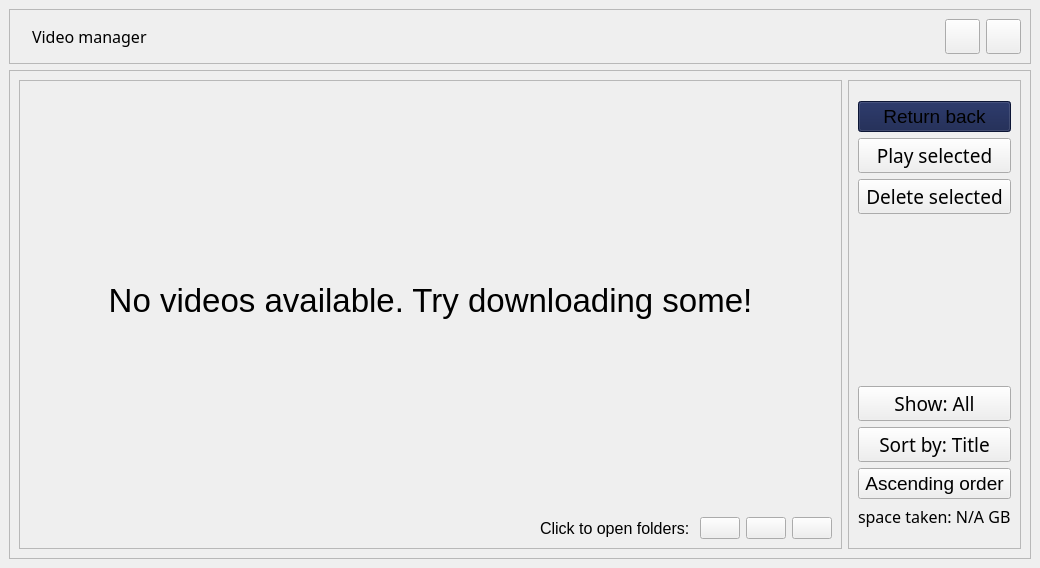
<?xml version="1.0" encoding="UTF-8"?>
<ui version="4.0">
 <class>MainWindow</class>
 <widget class="QMainWindow" name="MainWindow">
  <property name="geometry">
   <rect>
    <x>0</x>
    <y>0</y>
    <width>1040</width>
    <height>568</height>
   </rect>
  </property>
  <property name="windowTitle">
   <string>MainWindow</string>
  </property>
  <property name="styleSheet">
   <string notr="true">* {
	background-color: transparent;
}

#centralwidget &gt; .QFrame {
	background-color: #58A4B0;
	border-radius: 26%;
	border-bottom: 4px solid #427c85;
	border-right: 4px solid #427c85;
}

#leftSide {
	background-color: #DCC48E;
	border: 5px solid #EAEFD3;
	border-radius: 10%;
}

#rightSide &gt; .QPushButton {
	background-color: #DB2B39;
	color: #F7DBA7;
	border-radius: 10%;
	border-bottom: 2px solid #9c0d38;
	padding: 5%;
}
#placeholderLabel { color: #505168 }

#audioFolder,
#videoFolder,
#subtitlesFolder {
	background-color: black;
	border: 2px solid #DB2B39;
}</string>
  </property>
  <widget class="QWidget" name="centralwidget">
   <layout class="QVBoxLayout" name="verticalLayout">
    <item>
     <widget class="QFrame" name="controlPanel">
      <property name="sizePolicy">
       <sizepolicy hsizetype="Preferred" vsizetype="Maximum">
        <horstretch>0</horstretch>
        <verstretch>0</verstretch>
       </sizepolicy>
      </property>
      <property name="maximumSize">
       <size>
        <width>16777215</width>
        <height>16777215</height>
       </size>
      </property>
      <property name="frameShape">
       <enum>QFrame::StyledPanel</enum>
      </property>
      <property name="frameShadow">
       <enum>QFrame::Raised</enum>
      </property>
      <layout class="QHBoxLayout" name="horizontalLayout">
       <item>
        <widget class="QLabel" name="logo">
         <property name="maximumSize">
          <size>
           <width>35</width>
           <height>35</height>
          </size>
         </property>
         <property name="text">
          <string/>
         </property>
         <property name="pixmap">
          <pixmap>../icons/search.png</pixmap>
         </property>
         <property name="scaledContents">
          <bool>true</bool>
         </property>
        </widget>
       </item>
       <item>
        <widget class="QLabel" name="title">
         <property name="maximumSize">
          <size>
           <width>16777215</width>
           <height>35</height>
          </size>
         </property>
         <property name="font">
          <font>
           <family>Arial,Helvetica,sans-serif</family>
           <pointsize>12</pointsize>
          </font>
         </property>
         <property name="text">
          <string>Video manager</string>
         </property>
        </widget>
       </item>
       <item>
        <spacer name="horizontalSpacer">
         <property name="orientation">
          <enum>Qt::Horizontal</enum>
         </property>
         <property name="sizeHint" stdset="0">
          <size>
           <width>40</width>
           <height>20</height>
          </size>
         </property>
        </spacer>
       </item>
       <item>
        <widget class="QPushButton" name="minimize">
         <property name="minimumSize">
          <size>
           <width>35</width>
           <height>35</height>
          </size>
         </property>
         <property name="maximumSize">
          <size>
           <width>35</width>
           <height>35</height>
          </size>
         </property>
         <property name="text">
          <string/>
         </property>
         <property name="icon">
          <iconset>
           <normaloff>../icons/delete.png</normaloff>../icons/delete.png</iconset>
         </property>
         <property name="iconSize">
          <size>
           <width>35</width>
           <height>35</height>
          </size>
         </property>
        </widget>
       </item>
       <item>
        <widget class="QPushButton" name="exit">
         <property name="minimumSize">
          <size>
           <width>35</width>
           <height>35</height>
          </size>
         </property>
         <property name="maximumSize">
          <size>
           <width>35</width>
           <height>35</height>
          </size>
         </property>
         <property name="text">
          <string/>
         </property>
         <property name="icon">
          <iconset>
           <normaloff>../icons/cross.png</normaloff>../icons/cross.png</iconset>
         </property>
         <property name="iconSize">
          <size>
           <width>35</width>
           <height>35</height>
          </size>
         </property>
        </widget>
       </item>
      </layout>
     </widget>
    </item>
    <item>
     <widget class="QFrame" name="container">
      <property name="frameShape">
       <enum>QFrame::StyledPanel</enum>
      </property>
      <property name="frameShadow">
       <enum>QFrame::Raised</enum>
      </property>
      <layout class="QHBoxLayout" name="horizontalLayout_2">
       <item>
        <widget class="QFrame" name="leftSide">
         <property name="frameShape">
          <enum>QFrame::StyledPanel</enum>
         </property>
         <property name="frameShadow">
          <enum>QFrame::Raised</enum>
         </property>
         <layout class="QVBoxLayout" name="verticalLayout_3">
          <item>
           <widget class="QStackedWidget" name="stackedWidget">
            <property name="currentIndex">
             <number>1</number>
            </property>
            <widget class="QWidget" name="scrollPage">
             <layout class="QVBoxLayout" name="verticalLayout_4">
              <property name="spacing">
               <number>0</number>
              </property>
              <property name="leftMargin">
               <number>0</number>
              </property>
              <property name="topMargin">
               <number>0</number>
              </property>
              <property name="rightMargin">
               <number>0</number>
              </property>
              <property name="bottomMargin">
               <number>0</number>
              </property>
              <item>
               <widget class="QScrollArea" name="scrollArea">
                <property name="frameShape">
                 <enum>QFrame::NoFrame</enum>
                </property>
                <property name="frameShadow">
                 <enum>QFrame::Plain</enum>
                </property>
                <property name="lineWidth">
                 <number>0</number>
                </property>
                <property name="horizontalScrollBarPolicy">
                 <enum>Qt::ScrollBarAlwaysOff</enum>
                </property>
                <property name="sizeAdjustPolicy">
                 <enum>QAbstractScrollArea::AdjustToContentsOnFirstShow</enum>
                </property>
                <property name="widgetResizable">
                 <bool>true</bool>
                </property>
                <widget class="QWidget" name="scrollContents">
                 <property name="geometry">
                  <rect>
                   <x>0</x>
                   <y>0</y>
                   <width>799</width>
                   <height>390</height>
                  </rect>
                 </property>
                </widget>
               </widget>
              </item>
             </layout>
            </widget>
            <widget class="QWidget" name="placeholderPage">
             <layout class="QVBoxLayout" name="verticalLayout_5">
              <item>
               <widget class="QLabel" name="placeholderLabel">
                <property name="font">
                 <font>
                  <pointsize>25</pointsize>
                 </font>
                </property>
                <property name="text">
                 <string>No videos available. Try downloading some!</string>
                </property>
                <property name="alignment">
                 <set>Qt::AlignCenter</set>
                </property>
               </widget>
              </item>
             </layout>
            </widget>
           </widget>
          </item>
          <item>
           <layout class="QHBoxLayout" name="horizontalLayout_3">
            <item>
             <spacer name="horizontalSpacer_2">
              <property name="orientation">
               <enum>Qt::Horizontal</enum>
              </property>
              <property name="sizeHint" stdset="0">
               <size>
                <width>40</width>
                <height>20</height>
               </size>
              </property>
             </spacer>
            </item>
            <item>
             <widget class="QLabel" name="hint">
              <property name="font">
               <font>
                <pointsize>12</pointsize>
               </font>
              </property>
              <property name="text">
               <string>Click to open folders: </string>
              </property>
             </widget>
            </item>
            <item>
             <widget class="QPushButton" name="subtitlesFolder">
              <property name="sizePolicy">
               <sizepolicy hsizetype="Maximum" vsizetype="Maximum">
                <horstretch>0</horstretch>
                <verstretch>0</verstretch>
               </sizepolicy>
              </property>
              <property name="text">
               <string/>
              </property>
              <property name="icon">
               <iconset>
                <normaloff>../icons/sub.png</normaloff>../icons/sub.png</iconset>
              </property>
              <property name="iconSize">
               <size>
                <width>35</width>
                <height>35</height>
               </size>
              </property>
             </widget>
            </item>
            <item>
             <widget class="QPushButton" name="audioFolder">
              <property name="sizePolicy">
               <sizepolicy hsizetype="Maximum" vsizetype="Maximum">
                <horstretch>0</horstretch>
                <verstretch>0</verstretch>
               </sizepolicy>
              </property>
              <property name="text">
               <string/>
              </property>
              <property name="icon">
               <iconset>
                <normaloff>../icons/folder.png</normaloff>../icons/folder.png</iconset>
              </property>
              <property name="iconSize">
               <size>
                <width>35</width>
                <height>35</height>
               </size>
              </property>
             </widget>
            </item>
            <item>
             <widget class="QPushButton" name="videoFolder">
              <property name="sizePolicy">
               <sizepolicy hsizetype="Maximum" vsizetype="Maximum">
                <horstretch>0</horstretch>
                <verstretch>0</verstretch>
               </sizepolicy>
              </property>
              <property name="text">
               <string/>
              </property>
              <property name="icon">
               <iconset>
                <normaloff>../icons/movie.png</normaloff>../icons/movie.png</iconset>
              </property>
              <property name="iconSize">
               <size>
                <width>35</width>
                <height>35</height>
               </size>
              </property>
             </widget>
            </item>
           </layout>
          </item>
         </layout>
        </widget>
       </item>
       <item>
        <widget class="QFrame" name="rightSide">
         <property name="sizePolicy">
          <sizepolicy hsizetype="Maximum" vsizetype="Minimum">
           <horstretch>0</horstretch>
           <verstretch>0</verstretch>
          </sizepolicy>
         </property>
         <property name="frameShape">
          <enum>QFrame::StyledPanel</enum>
         </property>
         <property name="frameShadow">
          <enum>QFrame::Raised</enum>
         </property>
         <layout class="QVBoxLayout" name="verticalLayout_2">
          <property name="topMargin">
           <number>20</number>
          </property>
          <property name="bottomMargin">
           <number>20</number>
          </property>
          <item>
           <widget class="QPushButton" name="returnButton">
            <property name="font">
             <font>
              <family>Arial</family>
              <pointsize>14</pointsize>
             </font>
            </property>
            <property name="styleSheet">
             <string notr="true">background-color: #111D4A;
border-bottom: 2px solid #8789C0;</string>
            </property>
            <property name="text">
             <string>Return back</string>
            </property>
            <property name="icon">
             <iconset>
              <normaloff>../icons/arrow-left.png</normaloff>../icons/arrow-left.png</iconset>
            </property>
           </widget>
          </item>
          <item>
           <widget class="QPushButton" name="playSelectedButton">
            <property name="sizePolicy">
             <sizepolicy hsizetype="Minimum" vsizetype="Maximum">
              <horstretch>0</horstretch>
              <verstretch>0</verstretch>
             </sizepolicy>
            </property>
            <property name="font">
             <font>
              <family>Arial,Helvetica,sans-serif</family>
              <pointsize>14</pointsize>
             </font>
            </property>
            <property name="text">
             <string>Play selected</string>
            </property>
           </widget>
          </item>
          <item>
           <widget class="QPushButton" name="deleteSelectedButton">
            <property name="sizePolicy">
             <sizepolicy hsizetype="Minimum" vsizetype="Maximum">
              <horstretch>0</horstretch>
              <verstretch>0</verstretch>
             </sizepolicy>
            </property>
            <property name="font">
             <font>
              <family>Arial,Helvetica,sans-serif</family>
              <pointsize>14</pointsize>
             </font>
            </property>
            <property name="text">
             <string>Delete selected</string>
            </property>
           </widget>
          </item>
          <item>
           <spacer name="verticalSpacer">
            <property name="orientation">
             <enum>Qt::Vertical</enum>
            </property>
            <property name="sizeHint" stdset="0">
             <size>
              <width>20</width>
              <height>40</height>
             </size>
            </property>
           </spacer>
          </item>
          <item>
           <widget class="QPushButton" name="showingButton">
            <property name="sizePolicy">
             <sizepolicy hsizetype="Minimum" vsizetype="Maximum">
              <horstretch>0</horstretch>
              <verstretch>0</verstretch>
             </sizepolicy>
            </property>
            <property name="font">
             <font>
              <family>Arial,Helvetica,sans-serif</family>
              <pointsize>14</pointsize>
             </font>
            </property>
            <property name="text">
             <string>Show: All</string>
            </property>
           </widget>
          </item>
          <item>
           <widget class="QPushButton" name="sortingButton">
            <property name="sizePolicy">
             <sizepolicy hsizetype="Minimum" vsizetype="Maximum">
              <horstretch>0</horstretch>
              <verstretch>0</verstretch>
             </sizepolicy>
            </property>
            <property name="font">
             <font>
              <family>Arial,Helvetica,sans-serif</family>
              <pointsize>14</pointsize>
             </font>
            </property>
            <property name="text">
             <string>Sort by: Title</string>
            </property>
           </widget>
          </item>
          <item>
           <widget class="QPushButton" name="orderButton">
            <property name="font">
             <font>
              <pointsize>14</pointsize>
             </font>
            </property>
            <property name="text">
             <string>Ascending order</string>
            </property>
           </widget>
          </item>
          <item>
           <widget class="QLabel" name="spaceLabel">
            <property name="sizePolicy">
             <sizepolicy hsizetype="Maximum" vsizetype="Maximum">
              <horstretch>0</horstretch>
              <verstretch>0</verstretch>
             </sizepolicy>
            </property>
            <property name="font">
             <font>
              <family>Arial,Helvetica,sans-serif</family>
              <pointsize>12</pointsize>
             </font>
            </property>
            <property name="text">
             <string>space taken: N/A GB</string>
            </property>
            <property name="wordWrap">
             <bool>false</bool>
            </property>
           </widget>
          </item>
         </layout>
        </widget>
       </item>
      </layout>
     </widget>
    </item>
   </layout>
  </widget>
 </widget>
 <resources/>
 <connections/>
</ui>
